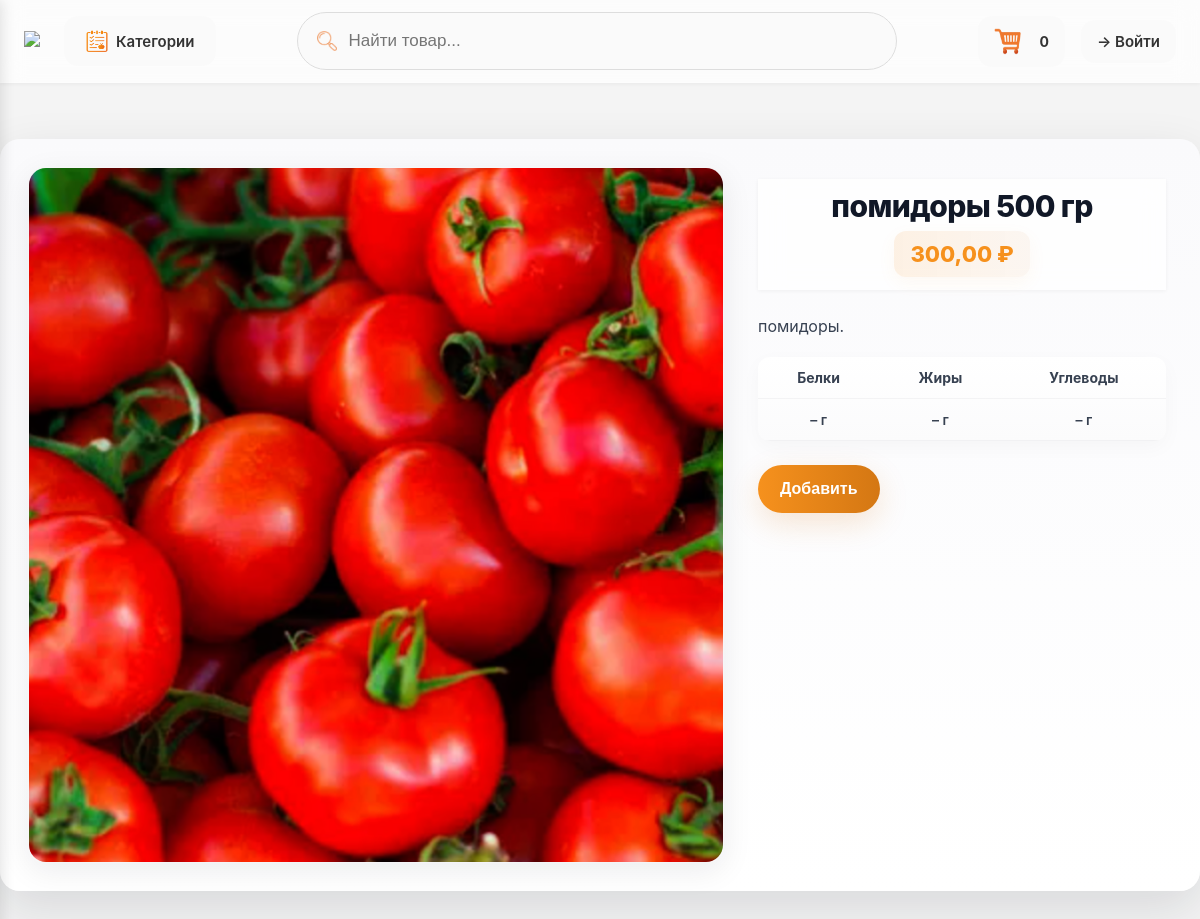
Before: /product_page/9/ with the older database file.
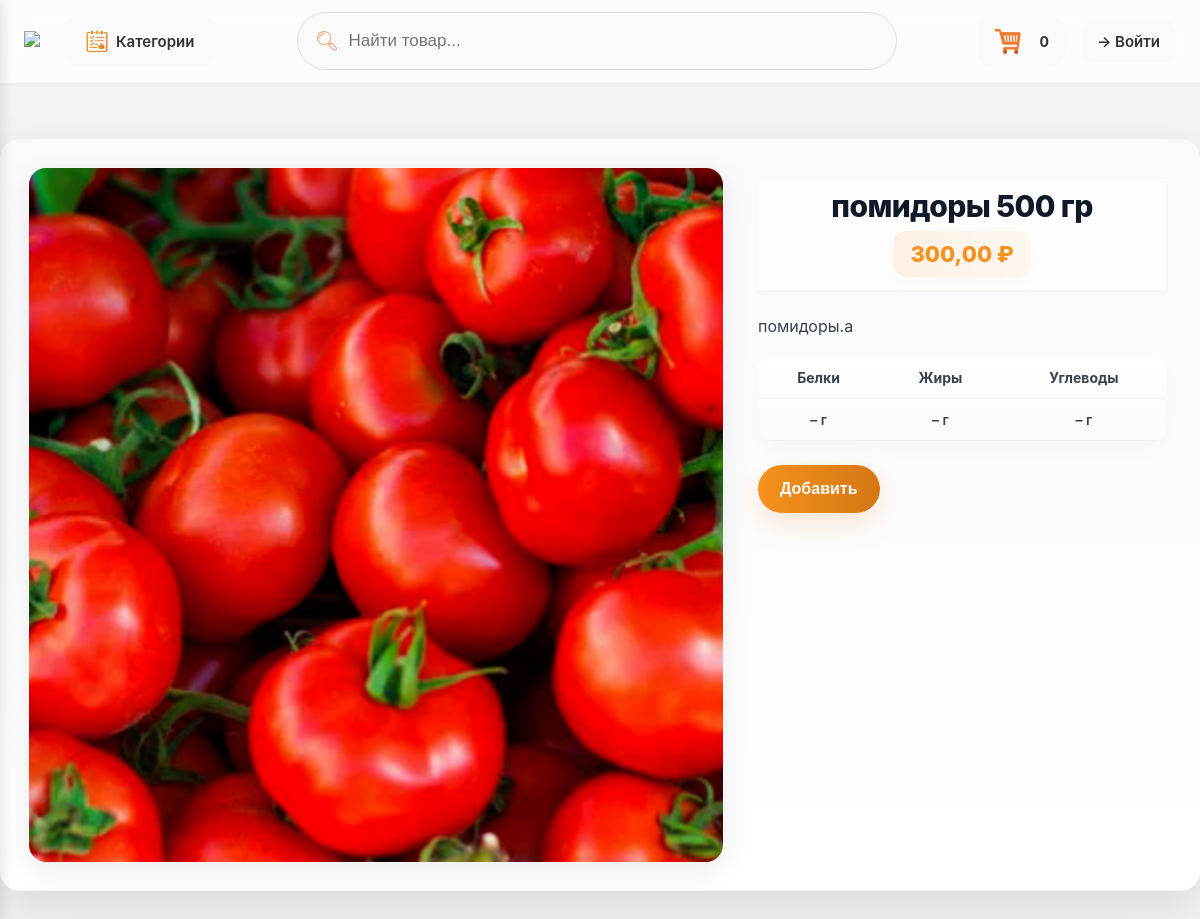
After: the same page with the newer database file.
### store/models.py (models this page shows, shortened)
class Product(models.Model):
    name = models.CharField(max_length=100)
    description = models.TextField(blank=True)
    price = models.DecimalField(max_digits=10, decimal_places=2)
    categories = models.ManyToManyField(Category, related_name='products', blank=True)
    image = models.ImageField(upload_to='products/', blank=True, default='default.png')
    protein = models.PositiveIntegerField(blank=True, null=True)
    fat = models.PositiveIntegerField(blank=True, null=True)
    carbs = models.PositiveIntegerField(blank=True, null=True)
    kkal = models.PositiveIntegerField(blank=True, null=True)
    weight = models.PositiveIntegerField(blank=True, null=True)
    weight_dependence = models.BooleanField(default=False)

### store/views.py (the view)
# urls.py: path('product_page/<int:product_id>/', views.product_page, name='product_page'),
def product_page(request, product_id):
    try:
        product = Product.objects.get(id=product_id)
        previous_page = request.META.get('HTTP_REFERER')
        return render(request, 'store/product_page.html', {'product': product, 'previous_page': previous_page})
    except Product.DoesNotExist:
        messages.error(request, 'Товар не найден')
        return redirect('catalog')

### store/context_processors.py (called while the page is built)
def cart_item_count(request):
    cart = request.session.get('cart', {})
    cart_item_count = 0
    for id, item_data in cart.items():
        cart_item_count += item_data['quantity']
        print(cart_item_count)
    return {'cart_item_count': cart_item_count}

### store/templates/store/product_page.html (shortened to what this page needs)
{% extends "store/base.html" %}
{% load static %}
{% block extra_head %}
<link rel="stylesheet" href="{% static 'store/css/product_page.css' %}">
{% endblock %}
{% block content %}
<div class="product-detail-container prd-root" data-pid="{{ product.id }}">
  <div class="prd-left">
    <div class="prd-image">
      <img src="{{ product.image.url }}" alt="{{ product.name }}" loading="lazy" width="800" height="800">
    </div>
  </div>
  <div class="prd-right">
    <header class="prd-header">
      <h1 class="prd-title">{{ product.name }}</h1>
      <div class="prd-price">{{ product.price }} ₽</div>
    </header>
    <div class="prd-meta">
      {% if product.description %}
        <p class="prd-description">{{ product.description }}</p>
      {% endif %}
    </div>
    <div class="prd-nutrition-wrap">
      <table class="nutrition-table prd-nutrition">
        <thead>
          <tr>
            <th>Белки</th><th>Жиры</th><th>Углеводы</th>
          </tr>
        </thead>
        <tbody>
          <tr>
            <td>{{ product.protein|default:"–" }} г</td>
            <td>{{ product.fat|default:"–" }} г</td>
            <td>{{ product.carbs|default:"–" }} г</td>
          </tr>
        </tbody>
      </table>
    </div>
    <div class="prd-actions">
      <div class="action-wrapper">
        <button class="btn-add" data-pid="{{ product.id }}">Добавить</button>
      </div>
    </div>
  </div>
</div>
{% endblock %}

### store/templates/store/base.html (shortened to what this page needs)
{% load static %}
<!DOCTYPE html>
<html lang="ru">
<head>
    <link rel="stylesheet" href="{% static 'store/css/style.css' %}">
    <link rel="stylesheet" href="{% static "store/css/product_card.css" %}">
    <link rel="stylesheet" href="{% static "store/css/navbar1.css" %}">
    <link rel="stylesheet" href="{% static "store/css/catalog1.css" %}">
    <link rel="stylesheet" href="{% static "store/css/categories.css" %}">
    <link rel="stylesheet" href="{% static "store/css/style.css" %}">
    <link rel="stylesheet" href="{% static "store/css/promo2.css" %}">
    <link rel="stylesheet" href="{% static "store/css/checkout.css" %}">
    <link rel="stylesheet" href="{% static 'store/css/cart1.css' %}">
</head>
<body>
    {% include "store/navbar.html" %}
    <main>
        {% block content %}{% endblock %}
        {% block extra_head %} {% endblock %}
</body>
</html>

### store/templates/store/navbar.html (shortened to what this page needs)
{% load static %}
<!DOCTYPE html>
<html lang="ru">
<head>
</head>
<body>
<header>
  <div class="navbar-left">
    <a href="/"><img src="{% static 'store/images/logo.png' %}" class="logo"></a>
    <a href="/categories/" class="category-button">
      <img src="{% static 'store/images/category.png' %}" alt="Категории">
      <span>Категории</span>
    </a>
  </div>
  <div class="search-container">
    <img src="{% static 'store/images/search.png' %}" class="search-icon" alt="Поиск">
    <input type="text" class="search-input" placeholder="Найти товар..." maxlength=100>
  </div>
  <div class="navbar-right">
    <a href="/cart/" class="nav-button">
      <img src="{% static 'store/images/cart.png' %}" alt="Корзина"><span id="cart-count">{{ cart_item_count|default:"0" }}</span>
    </a>
    {% if request.user.is_authenticated %}
      <a href="/user/profile/" class="profile-button">
        <img src="{% static 'store/images/profile.png' %}" alt="Профиль"><span>Профиль</span>
      </a>
    {% else %}
      <a href="/user/login/email" class="nav-button">→ Войти</a>
    {% endif %}
  </div>
</header>
</body>
</html>

### store/static/store/css/navbar1.css (style rules this page uses)
body { font-family: 'Montserrat', sans-serif; }
header { display: flex; align-items: center; justify-content: space-between; padding: 16px 24px; background-color: rgba(255, 255, 255, 0.75); backdrop-filter: blur(12px); -webkit-backdrop-filter: blur(12px); box-shadow: 0 1px 4px rgba(0,0,0,0.05); position: sticky; top: 0; z-index: 1000; flex-wrap: wrap; border-bottom: 1px solid rgba(255, 255, 255, 0.2); }
.navbar-left { display: flex; align-items: center; gap: 32px; }
.navbar-right { display: flex; align-items: center; gap: 20px; }
.logo { width: 65px; height: auto; }
.nav-button { display: flex; align-items: center; justify-content: center; gap: 8px; min-width: 140px; padding: 14px 22px; background-color: rgba(247, 247, 247, 0.55); border-radius: 14px; text-decoration: none; font-weight: 600; font-size: 16px; color: #333; transition: background-color 0.3s ease, transform 0.2s ease; white-space: nowrap; }
.nav-button img { width: 24px; height: 24px; }
.category-button { display: flex; align-items: center; gap: 8px; padding: 14px 22px; background-color: rgba(247, 247, 247, 0.55); border-radius: 14px; text-decoration: none; font-weight: 600; font-size: 16px; color: #333; transition: background-color 0.3s ease, transform 0.2s ease; }
.category-button img { width: 22px; height: 22px; }
.nav-button img { margin-right: 10px; width: 27px; height: 27px }
#cart-count { font-weight: 700; font-size: 14px; }
.search-input { width: 100%; padding: 18px 24px 18px 50px; border: 1px solid #ddd; border-radius: 50px; background-color: rgba(247, 247, 247, 0.55); box-shadow: #333; font-size: 17px; outline: none; transition: all 0.3s ease; }
.search-container { position: relative; overflow: visible; box-sizing: border-box; min-width: 0; width: auto; max-width: 600px; margin: 0 20px; flex: 0 1 auto; }
.search-icon { position: absolute; left: 20px; right: auto; top: 50%; transform: translateY(-50%); width: 20px; height: 20px; z-index: 2; opacity: 0.6; pointer-events: none; }
@media (orientation: landscape) { header { display: flex !important; justify-content: space-between; align-items: center; flex-wrap: nowrap !important; padding: 12px 24px; } }
@media (orientation: landscape) { .navbar-left { display: flex !important; gap: 24px; } }
@media (orientation: landscape) { .navbar-center, .search-container { position: relative !important; display: flex !important; flex: 1 1 auto !important; max-width: 600px; margin: 0 20px; } }
@media (orientation: landscape) { .search-container { width: 100%; } }
@media (orientation: landscape) { .navbar-right { display: flex !important; gap: 16px; } }
@media (orientation: landscape) { .navbar-right > * { display: flex !important; min-width: auto !important; padding: 12px 16px !important; } }
@media (orientation: landscape) { .navbar-right .nav-button[href="/cart/"] { min-width: 140px; padding: 14px 22px; flex-shrink: 0; } }
@media (orientation: landscape) { .nav-button, .category-button, .profile-button { font-size: 15px; } }

### store/static/store/css/catalog1.css (style rules this page uses)
body { background-color: #f4f4f4 !important; }

### store/static/store/css/categories.css (style rules this page uses)
body { margin: 0; font-family: -apple-system, BlinkMacSystemFont, "Segoe UI", Roboto, "Helvetica Neue", Arial, sans-serif; }

### store/static/store/css/checkout.css (style rules this page uses)
h1 { text-align: center; margin-bottom: 20px; font-size: 2.5rem; color: #333; }
a { color: #e38929; }

Changed rows visible on the page:
changed Product "помидоры 500 гр": description "помидоры." → "помидоры.a"
